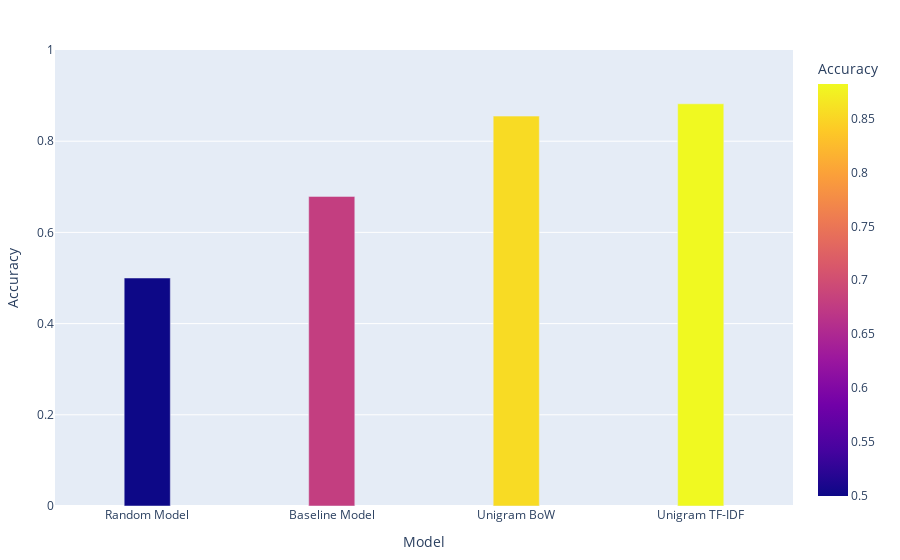

Notebook code cell kept with this figure:
### Code cell
models = [['Random Model', 0.500], ['Baseline Model', 0.679], ['Unigram BoW', 0.855], ['Unigram TF-IDF', 0.882]]
models_df = pd.DataFrame(models, columns = ['Model', 'Accuracy'])

import plotly.express as px
fig = px.bar(models_df, x='Model', y='Accuracy', color='Accuracy')
fig.update_layout(margin=dict(l=50, r=50, t=50, b=50), bargap = 0.75, yaxis=dict(range=[0, 1]))
fig.show()

### Figure 1 — Plotly figure (JSON) as saved in the notebook; plotly's stock layout.template omitted (floating-point values rounded to 4 significant figures)
{"data": [{"alignmentgroup": "True", "hovertemplate": "Model=%{x}<br>Accuracy=%{marker.color}<extra></extra>", "legendgroup": "", "marker": {"color": [0.5, 0.679, 0.855, 0.882], "coloraxis": "coloraxis"}, "name": "", "offsetgroup": "", "orientation": "v", "showlegend": false, "textposition": "auto", "type": "bar", "x": ["Random Model", "Baseline Model", "Unigram BoW", "Unigram TF-IDF"], "xaxis": "x", "y": [0.5, 0.679, 0.855, 0.882], "yaxis": "y"}], "layout": {"bargap": 0.75, "barmode": "relative", "coloraxis": {"colorbar": {"title": {"text": "Accuracy"}}, "colorscale": [[0, "#0d0887"], [0.1111, "#46039f"], [0.2222, "#7201a8"], [0.3333, "#9c179e"], [0.4444, "#bd3786"], [0.5556, "#d8576b"], [0.6667, "#ed7953"], [0.7778, "#fb9f3a"], [0.8889, "#fdca26"], [1, "#f0f921"]]}, "legend": {"tracegroupgap": 0}, "margin": {"b": 50, "l": 50, "r": 50, "t": 50}, "xaxis": {"anchor": "y", "domain": [0, 1], "title": {"text": "Model"}}, "yaxis": {"anchor": "x", "domain": [0, 1], "range": [0, 1], "title": {"text": "Accuracy"}}}}
